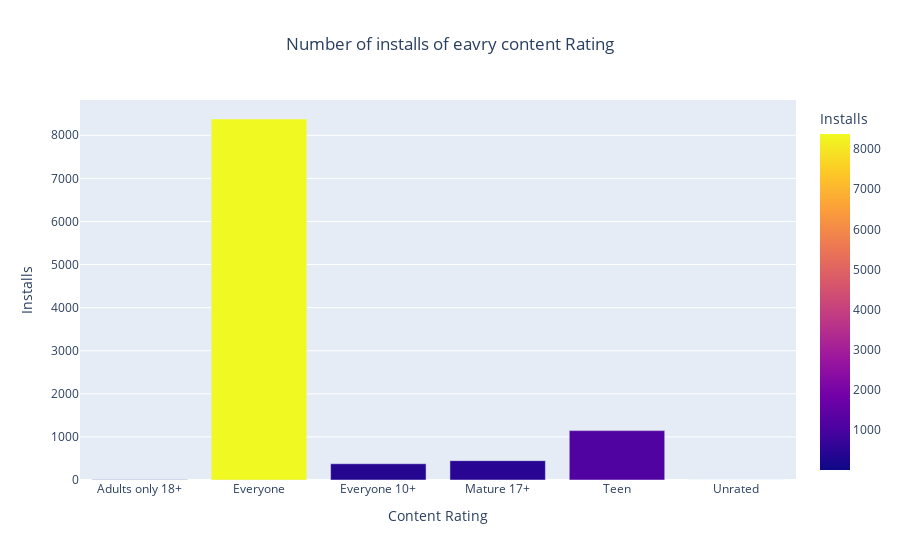

Write notebook code for a chart like this one.
### Code cell
checking_fig= px.bar(
    checking,
    x='Content Rating',
    y='Installs',
    color='Installs',
    labels={'App':'Apps_Count'}, title ='Rating for Genres'
)
checking_fig.update_layout(title_text='Number of installs of eavry content Rating ', title_x=0.5)

### Figure 1 — Plotly figure (JSON) as saved in the notebook; plotly's stock layout.template omitted (floating-point values rounded to 4 significant figures)
{"data": [{"alignmentgroup": "True", "hovertemplate": "Content Rating=%{x}<br>Installs=%{marker.color}<extra></extra>", "legendgroup": "", "marker": {"color": [3, 8378, 377, 449, 1146, 2], "coloraxis": "coloraxis", "pattern": {"shape": ""}}, "name": "", "offsetgroup": "", "orientation": "v", "showlegend": false, "textposition": "auto", "type": "bar", "x": ["Adults only 18+", "Everyone", "Everyone 10+", "Mature 17+", "Teen", "Unrated"], "xaxis": "x", "y": [3, 8378, 377, 449, 1146, 2], "yaxis": "y"}], "layout": {"barmode": "relative", "coloraxis": {"colorbar": {"title": {"text": "Installs"}}, "colorscale": [[0, "#0d0887"], [0.1111, "#46039f"], [0.2222, "#7201a8"], [0.3333, "#9c179e"], [0.4444, "#bd3786"], [0.5556, "#d8576b"], [0.6667, "#ed7953"], [0.7778, "#fb9f3a"], [0.8889, "#fdca26"], [1, "#f0f921"]]}, "legend": {"tracegroupgap": 0}, "title": {"text": "Number of installs of eavry content Rating ", "x": 0.5}, "xaxis": {"anchor": "y", "domain": [0, 1], "title": {"text": "Content Rating"}}, "yaxis": {"anchor": "x", "domain": [0, 1], "title": {"text": "Installs"}}}}
